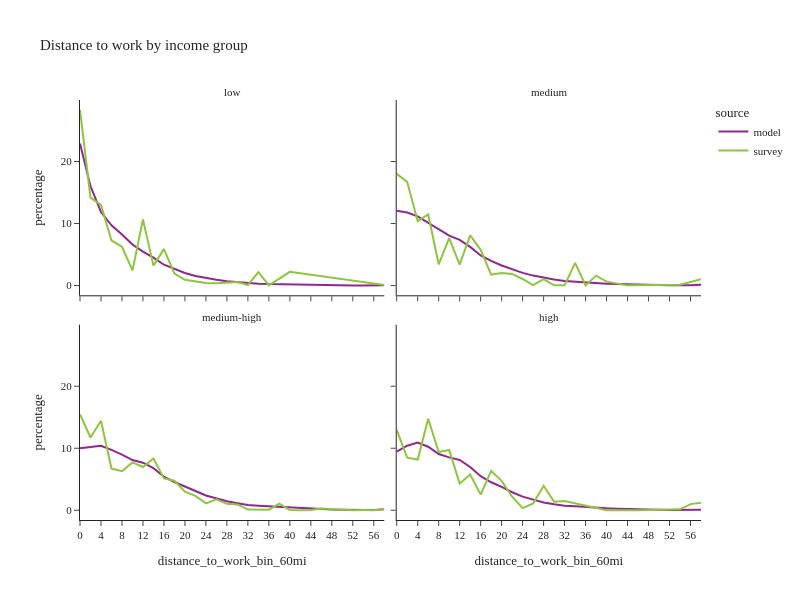

Source (notebook cell):
### Code cell
df_plot = per_data.groupby(['source','income_group','distance_to_work_bin_60mi'], observed=True)['person_weight'].sum().reset_index()
df_plot['percentage'] = df_plot.groupby(['source','income_group'], group_keys=False)['person_weight']. \
    apply(lambda x: 100 * x / float(x.sum()))
# df_plot

fig2 = px.line(df_plot, x='distance_to_work_bin_60mi', y="percentage", color="source",
               facet_col="income_group", facet_col_wrap=2,
               title="Distance to work by income group")
fig2.for_each_annotation(lambda a: a.update(text = a.text.split("=")[-1]))
fig2.update_layout(height=600, width=800, font=dict(size=11))
fig2.show()

### Figure 1 — Plotly figure (JSON) as saved in the notebook; plotly's stock layout.template omitted (floating-point values rounded to 4 significant figures)
{"data": [{"hovertemplate": "source=model<br>income_group=low<br>distance_to_work_bin_60mi=%{x}<br>percentage=%{y}<extra></extra>", "legendgroup": "model", "line": {"color": "#91268F", "dash": "solid"}, "marker": {"symbol": "circle"}, "mode": "lines", "name": "model", "orientation": "v", "showlegend": true, "type": "scatter", "x": ["0", "2", "4", "6", "8", "10", "12", "14", "16", "18", "20", "22", "24", "26", "28", "30", "32", "34", "36", "38", "40", "42", "44", "46", "48", "50", "52", "54", "56", "58"], "xaxis": "x3", "y": [22.9, 16.01, 11.85, 9.709, 8.217, 6.628, 5.472, 4.505, 3.36, 2.691, 2.031, 1.545, 1.185, 0.9249, 0.7004, 0.5505, 0.3998, 0.3053, 0.2319, 0.1982, 0.1339, 0.1062, 0.06391, 0.05916, 0.04188, 0.038, 0.02807, 0.02677, 0.01727, 0.06822], "yaxis": "y3"}, {"hovertemplate": "source=model<br>income_group=medium<br>distance_to_work_bin_60mi=%{x}<br>percentage=%{y}<extra></extra>", "legendgroup": "model", "line": {"color": "#91268F", "dash": "solid"}, "marker": {"symbol": "circle"}, "mode": "lines", "name": "model", "orientation": "v", "showlegend": false, "type": "scatter", "x": ["0", "2", "4", "6", "8", "10", "12", "14", "16", "18", "20", "22", "24", "26", "28", "30", "32", "34", "36", "38", "40", "42", "44", "46", "48", "50", "52", "54", "56", "58"], "xaxis": "x4", "y": [12.05, 11.79, 11.16, 10.12, 9.061, 8.056, 7.37, 6.231, 4.847, 3.965, 3.234, 2.663, 2.048, 1.605, 1.243, 0.9811, 0.7499, 0.6202, 0.5077, 0.4073, 0.2987, 0.2388, 0.1713, 0.131, 0.09102, 0.07479, 0.059, 0.04551, 0.0311, 0.1473], "yaxis": "y4"}, {"hovertemplate": "source=model<br>income_group=medium-high<br>distance_to_work_bin_60mi=%{x}<br>percentage=%{y}<extra></extra>", "legendgroup": "model", "line": {"color": "#91268F", "dash": "solid"}, "marker": {"symbol": "circle"}, "mode": "lines", "name": "model", "orientation": "v", "showlegend": false, "type": "scatter", "x": ["0", "2", "4", "6", "8", "10", "12", "14", "16", "18", "20", "22", "24", "26", "28", "30", "32", "34", "36", "38", "40", "42", "44", "46", "48", "50", "52", "54", "56", "58"], "xaxis": "x", "y": [10.01, 10.24, 10.41, 9.728, 8.982, 8.094, 7.676, 6.795, 5.418, 4.549, 3.771, 3.101, 2.39, 1.915, 1.449, 1.138, 0.8415, 0.7413, 0.6459, 0.5082, 0.4092, 0.2961, 0.2121, 0.1615, 0.1239, 0.08926, 0.07357, 0.0518, 0.04117, 0.1424], "yaxis": "y"}, {"hovertemplate": "source=model<br>income_group=high<br>distance_to_work_bin_60mi=%{x}<br>percentage=%{y}<extra></extra>", "legendgroup": "model", "line": {"color": "#91268F", "dash": "solid"}, "marker": {"symbol": "circle"}, "mode": "lines", "name": "model", "orientation": "v", "showlegend": false, "type": "scatter", "x": ["0", "2", "4", "6", "8", "10", "12", "14", "16", "18", "20", "22", "24", "26", "28", "30", "32", "34", "36", "38", "40", "42", "44", "46", "48", "50", "52", "54", "56", "58"], "xaxis": "x2", "y": [9.463, 10.41, 10.93, 10.25, 9.073, 8.523, 8.105, 6.977, 5.485, 4.51, 3.772, 2.903, 2.193, 1.696, 1.254, 0.9653, 0.7257, 0.6282, 0.4979, 0.4162, 0.3075, 0.2448, 0.179, 0.1301, 0.09545, 0.06851, 0.05219, 0.03223, 0.02777, 0.08972], "yaxis": "y2"}, {"hovertemplate": "source=survey<br>income_group=low<br>distance_to_work_bin_60mi=%{x}<br>percentage=%{y}<extra></extra>", "legendgroup": "survey", "line": {"color": "#8CC63E", "dash": "solid"}, "marker": {"symbol": "circle"}, "mode": "lines", "name": "survey", "orientation": "v", "showlegend": true, "type": "scatter", "x": ["0", "2", "4", "6", "8", "10", "12", "14", "16", "18", "20", "24", "26", "30", "32", "34", "36", "40", "58"], "xaxis": "x3", "y": [28.35, 14.19, 13.0, 7.271, 6.256, 2.436, 10.65, 3.21, 5.871, 1.923, 0.9247, 0.4001, 0.3569, 0.5825, 0.08077, 2.169, 0.04058, 2.214, 0.07817], "yaxis": "y3"}, {"hovertemplate": "source=survey<br>income_group=medium<br>distance_to_work_bin_60mi=%{x}<br>percentage=%{y}<extra></extra>", "legendgroup": "survey", "line": {"color": "#8CC63E", "dash": "solid"}, "marker": {"symbol": "circle"}, "mode": "lines", "name": "survey", "orientation": "v", "showlegend": false, "type": "scatter", "x": ["0", "2", "4", "6", "8", "10", "12", "14", "16", "18", "20", "22", "24", "26", "28", "30", "32", "34", "36", "38", "40", "44", "54", "58"], "xaxis": "x4", "y": [18.01, 16.73, 10.39, 11.46, 3.427, 7.665, 3.371, 8.117, 5.764, 1.75, 2.043, 1.872, 1.06, 0.08773, 1.043, 0.04479, 0.0374, 3.67, 0.03103, 1.604, 0.6358, 0.03004, 0.1422, 1.014], "yaxis": "y4"}, {"hovertemplate": "source=survey<br>income_group=medium-high<br>distance_to_work_bin_60mi=%{x}<br>percentage=%{y}<extra></extra>", "legendgroup": "survey", "line": {"color": "#8CC63E", "dash": "solid"}, "marker": {"symbol": "circle"}, "mode": "lines", "name": "survey", "orientation": "v", "showlegend": false, "type": "scatter", "x": ["0", "2", "4", "6", "8", "10", "12", "14", "16", "18", "20", "22", "24", "26", "28", "30", "32", "34", "36", "38", "40", "42", "44", "46", "48", "50", "52", "54", "56", "58"], "xaxis": "x", "y": [15.47, 11.73, 14.43, 6.721, 6.29, 7.722, 6.975, 8.336, 5.136, 4.756, 3.004, 2.308, 1.12, 1.765, 1.04, 0.9336, 0.1017, 0.1039, 0.08472, 1.08, 0.03345, 0.0167, 0.0315, 0.2855, 0.1757, 0.1305, 0.01603, 0.02882, 0.01895, 0.1554], "yaxis": "y"}, {"hovertemplate": "source=survey<br>income_group=high<br>distance_to_work_bin_60mi=%{x}<br>percentage=%{y}<extra></extra>", "legendgroup": "survey", "line": {"color": "#8CC63E", "dash": "solid"}, "marker": {"symbol": "circle"}, "mode": "lines", "name": "survey", "orientation": "v", "showlegend": false, "type": "scatter", "x": ["0", "2", "4", "6", "8", "10", "12", "14", "16", "18", "20", "22", "24", "26", "28", "30", "32", "40", "44", "46", "54", "56", "58"], "xaxis": "x2", "y": [12.95, 8.47, 8.175, 14.76, 9.391, 9.714, 4.3, 5.755, 2.527, 6.355, 4.742, 2.186, 0.3486, 1.095, 3.947, 1.387, 1.505, 0.003342, 0.009623, 0.01136, 0.1524, 0.9927, 1.222], "yaxis": "y2"}], "layout": {"annotations": [{"font": {}, "showarrow": false, "text": "medium-high", "x": 0.245, "xanchor": "center", "xref": "paper", "y": 0.465, "yanchor": "bottom", "yref": "paper"}, {"font": {}, "showarrow": false, "text": "high", "x": 0.755, "xanchor": "center", "xref": "paper", "y": 0.465, "yanchor": "bottom", "yref": "paper"}, {"font": {}, "showarrow": false, "text": "low", "x": 0.245, "xanchor": "center", "xref": "paper", "y": 1.0, "yanchor": "bottom", "yref": "paper"}, {"font": {}, "showarrow": false, "text": "medium", "x": 0.755, "xanchor": "center", "xref": "paper", "y": 1.0, "yanchor": "bottom", "yref": "paper"}], "font": {"size": 11}, "height": 600, "legend": {"title": {"text": "source"}, "tracegroupgap": 0}, "title": {"text": "Distance to work by income group"}, "width": 800, "xaxis": {"anchor": "y", "domain": [0.0, 0.49], "title": {"text": "distance_to_work_bin_60mi"}}, "xaxis2": {"anchor": "y2", "domain": [0.51, 1.0], "matches": "x", "title": {"text": "distance_to_work_bin_60mi"}}, "xaxis3": {"anchor": "y3", "domain": [0.0, 0.49], "matches": "x", "showticklabels": false}, "xaxis4": {"anchor": "y4", "domain": [0.51, 1.0], "matches": "x", "showticklabels": false}, "yaxis": {"anchor": "x", "domain": [0.0, 0.465], "title": {"text": "percentage"}}, "yaxis2": {"anchor": "x2", "domain": [0.0, 0.465], "matches": "y", "showticklabels": false}, "yaxis3": {"anchor": "x3", "domain": [0.535, 1.0], "matches": "y", "title": {"text": "percentage"}}, "yaxis4": {"anchor": "x4", "domain": [0.535, 1.0], "matches": "y", "showticklabels": false}}}
